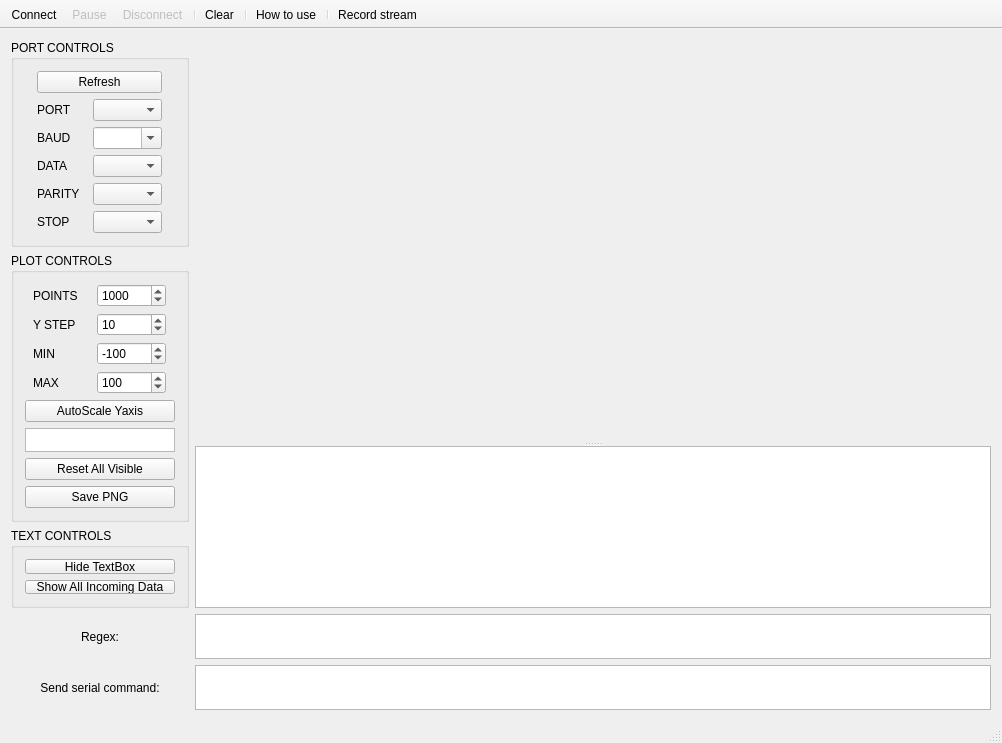
<?xml version="1.0" encoding="UTF-8"?>
<ui version="4.0">
 <class>MainWindow</class>
 <widget class="QMainWindow" name="MainWindow">
  <property name="geometry">
   <rect>
    <x>0</x>
    <y>0</y>
    <width>1002</width>
    <height>743</height>
   </rect>
  </property>
  <property name="minimumSize">
   <size>
    <width>840</width>
    <height>620</height>
   </size>
  </property>
  <property name="windowTitle">
   <string>MainWindow</string>
  </property>
  <widget class="QWidget" name="centralWidget">
   <layout class="QGridLayout" name="gridLayout_3">
    <item row="1" column="1">
     <widget class="QPlainTextEdit" name="regexTextBox">
      <property name="maximumSize">
       <size>
        <width>16777215</width>
        <height>45</height>
       </size>
      </property>
     </widget>
    </item>
    <item row="0" column="0">
     <layout class="QVBoxLayout" name="controlsLayout">
      <item>
       <widget class="QGroupBox" name="PortControlsBox">
        <property name="title">
         <string>PORT CONTROLS</string>
        </property>
        <property name="flat">
         <bool>false</bool>
        </property>
        <property name="checkable">
         <bool>false</bool>
        </property>
        <layout class="QGridLayout" name="gridLayout">
         <item row="0" column="0">
          <layout class="QVBoxLayout" name="verticalLayout_3">
           <item>
            <widget class="QPushButton" name="pushButton">
             <property name="text">
              <string>Refresh</string>
             </property>
            </widget>
           </item>
           <item>
            <layout class="QHBoxLayout" name="horizontalLayout">
             <item>
              <widget class="QLabel" name="labelPort">
               <property name="maximumSize">
                <size>
                 <width>50</width>
                 <height>16777215</height>
                </size>
               </property>
               <property name="text">
                <string>PORT</string>
               </property>
              </widget>
             </item>
             <item>
              <widget class="QComboBox" name="comboPort">
               <property name="sizePolicy">
                <sizepolicy hsizetype="Fixed" vsizetype="Fixed">
                 <horstretch>0</horstretch>
                 <verstretch>0</verstretch>
                </sizepolicy>
               </property>
               <property name="minimumSize">
                <size>
                 <width>69</width>
                 <height>0</height>
                </size>
               </property>
               <property name="maximumSize">
                <size>
                 <width>69</width>
                 <height>16777215</height>
                </size>
               </property>
              </widget>
             </item>
            </layout>
           </item>
           <item>
            <layout class="QHBoxLayout" name="horizontalLayout_2">
             <item>
              <widget class="QLabel" name="labelBaud">
               <property name="maximumSize">
                <size>
                 <width>50</width>
                 <height>16777215</height>
                </size>
               </property>
               <property name="text">
                <string>BAUD</string>
               </property>
              </widget>
             </item>
             <item>
              <widget class="QComboBox" name="comboBaud">
               <property name="sizePolicy">
                <sizepolicy hsizetype="Fixed" vsizetype="Fixed">
                 <horstretch>0</horstretch>
                 <verstretch>0</verstretch>
                </sizepolicy>
               </property>
               <property name="minimumSize">
                <size>
                 <width>69</width>
                 <height>0</height>
                </size>
               </property>
               <property name="maximumSize">
                <size>
                 <width>69</width>
                 <height>16777215</height>
                </size>
               </property>
               <property name="editable">
                <bool>true</bool>
               </property>
              </widget>
             </item>
            </layout>
           </item>
           <item>
            <layout class="QHBoxLayout" name="horizontalLayout_3">
             <item>
              <widget class="QLabel" name="labelData">
               <property name="maximumSize">
                <size>
                 <width>50</width>
                 <height>16777215</height>
                </size>
               </property>
               <property name="text">
                <string>DATA</string>
               </property>
              </widget>
             </item>
             <item>
              <widget class="QComboBox" name="comboData">
               <property name="sizePolicy">
                <sizepolicy hsizetype="Fixed" vsizetype="Fixed">
                 <horstretch>0</horstretch>
                 <verstretch>0</verstretch>
                </sizepolicy>
               </property>
               <property name="minimumSize">
                <size>
                 <width>69</width>
                 <height>0</height>
                </size>
               </property>
               <property name="maximumSize">
                <size>
                 <width>69</width>
                 <height>16777215</height>
                </size>
               </property>
              </widget>
             </item>
            </layout>
           </item>
           <item>
            <layout class="QHBoxLayout" name="horizontalLayout_4">
             <item>
              <widget class="QLabel" name="labelParity">
               <property name="maximumSize">
                <size>
                 <width>50</width>
                 <height>16777215</height>
                </size>
               </property>
               <property name="text">
                <string>PARITY</string>
               </property>
              </widget>
             </item>
             <item>
              <widget class="QComboBox" name="comboParity">
               <property name="sizePolicy">
                <sizepolicy hsizetype="Fixed" vsizetype="Fixed">
                 <horstretch>0</horstretch>
                 <verstretch>0</verstretch>
                </sizepolicy>
               </property>
               <property name="minimumSize">
                <size>
                 <width>69</width>
                 <height>0</height>
                </size>
               </property>
               <property name="maximumSize">
                <size>
                 <width>69</width>
                 <height>16777215</height>
                </size>
               </property>
              </widget>
             </item>
            </layout>
           </item>
           <item>
            <layout class="QHBoxLayout" name="horizontalLayout_5">
             <item>
              <widget class="QLabel" name="labelStop">
               <property name="maximumSize">
                <size>
                 <width>50</width>
                 <height>16777215</height>
                </size>
               </property>
               <property name="text">
                <string>STOP</string>
               </property>
              </widget>
             </item>
             <item>
              <widget class="QComboBox" name="comboStop">
               <property name="sizePolicy">
                <sizepolicy hsizetype="Fixed" vsizetype="Fixed">
                 <horstretch>0</horstretch>
                 <verstretch>0</verstretch>
                </sizepolicy>
               </property>
               <property name="minimumSize">
                <size>
                 <width>69</width>
                 <height>0</height>
                </size>
               </property>
               <property name="maximumSize">
                <size>
                 <width>69</width>
                 <height>16777215</height>
                </size>
               </property>
              </widget>
             </item>
            </layout>
           </item>
          </layout>
         </item>
        </layout>
       </widget>
      </item>
      <item>
       <widget class="QGroupBox" name="PlotControlsBox">
        <property name="title">
         <string>PLOT CONTROLS</string>
        </property>
        <layout class="QGridLayout" name="gridLayout_2">
         <item row="0" column="0">
          <layout class="QVBoxLayout" name="plotControlsLayout">
           <item>
            <layout class="QHBoxLayout" name="horizontalLayout_10">
             <item>
              <widget class="QLabel" name="pointsLabel">
               <property name="minimumSize">
                <size>
                 <width>50</width>
                 <height>0</height>
                </size>
               </property>
               <property name="maximumSize">
                <size>
                 <width>50</width>
                 <height>16777215</height>
                </size>
               </property>
               <property name="text">
                <string>POINTS</string>
               </property>
              </widget>
             </item>
             <item>
              <widget class="QSpinBox" name="spinPoints">
               <property name="minimumSize">
                <size>
                 <width>69</width>
                 <height>0</height>
                </size>
               </property>
               <property name="maximumSize">
                <size>
                 <width>69</width>
                 <height>16777215</height>
                </size>
               </property>
               <property name="minimum">
                <number>0</number>
               </property>
               <property name="maximum">
                <number>999999999</number>
               </property>
               <property name="singleStep">
                <number>10</number>
               </property>
               <property name="value">
                <number>1000</number>
               </property>
              </widget>
             </item>
            </layout>
           </item>
           <item>
            <layout class="QHBoxLayout" name="horizontalLayout_9">
             <item>
              <widget class="QLabel" name="labelYStep">
               <property name="minimumSize">
                <size>
                 <width>50</width>
                 <height>0</height>
                </size>
               </property>
               <property name="maximumSize">
                <size>
                 <width>50</width>
                 <height>16777215</height>
                </size>
               </property>
               <property name="text">
                <string>Y STEP</string>
               </property>
              </widget>
             </item>
             <item>
              <widget class="QSpinBox" name="spinYStep">
               <property name="minimumSize">
                <size>
                 <width>69</width>
                 <height>0</height>
                </size>
               </property>
               <property name="maximumSize">
                <size>
                 <width>69</width>
                 <height>16777215</height>
                </size>
               </property>
               <property name="minimum">
                <number>1</number>
               </property>
               <property name="maximum">
                <number>10000</number>
               </property>
               <property name="singleStep">
                <number>1</number>
               </property>
               <property name="value">
                <number>10</number>
               </property>
              </widget>
             </item>
            </layout>
           </item>
           <item>
            <layout class="QHBoxLayout" name="horizontalLayout_7">
             <item>
              <widget class="QLabel" name="label">
               <property name="minimumSize">
                <size>
                 <width>50</width>
                 <height>0</height>
                </size>
               </property>
               <property name="maximumSize">
                <size>
                 <width>50</width>
                 <height>16777215</height>
                </size>
               </property>
               <property name="text">
                <string>MIN</string>
               </property>
              </widget>
             </item>
             <item>
              <widget class="QSpinBox" name="spinAxesMin">
               <property name="minimumSize">
                <size>
                 <width>69</width>
                 <height>0</height>
                </size>
               </property>
               <property name="maximumSize">
                <size>
                 <width>69</width>
                 <height>16777215</height>
                </size>
               </property>
               <property name="minimum">
                <number>-65536</number>
               </property>
               <property name="maximum">
                <number>65536</number>
               </property>
               <property name="singleStep">
                <number>10</number>
               </property>
               <property name="value">
                <number>-100</number>
               </property>
              </widget>
             </item>
            </layout>
           </item>
           <item>
            <layout class="QHBoxLayout" name="horizontalLayout_8">
             <item>
              <widget class="QLabel" name="label_2">
               <property name="minimumSize">
                <size>
                 <width>50</width>
                 <height>0</height>
                </size>
               </property>
               <property name="maximumSize">
                <size>
                 <width>50</width>
                 <height>16777215</height>
                </size>
               </property>
               <property name="text">
                <string>MAX</string>
               </property>
              </widget>
             </item>
             <item>
              <widget class="QSpinBox" name="spinAxesMax">
               <property name="minimumSize">
                <size>
                 <width>69</width>
                 <height>0</height>
                </size>
               </property>
               <property name="maximumSize">
                <size>
                 <width>69</width>
                 <height>16777215</height>
                </size>
               </property>
               <property name="minimum">
                <number>-65536</number>
               </property>
               <property name="maximum">
                <number>65536</number>
               </property>
               <property name="singleStep">
                <number>10</number>
               </property>
               <property name="value">
                <number>100</number>
               </property>
              </widget>
             </item>
            </layout>
           </item>
           <item>
            <widget class="QPushButton" name="pushButton_AutoScale">
             <property name="sizeIncrement">
              <size>
               <width>0</width>
               <height>8</height>
              </size>
             </property>
             <property name="text">
              <string>AutoScale Yaxis</string>
             </property>
            </widget>
           </item>
           <item>
            <widget class="QListWidget" name="listWidget_Channels">
             <property name="sizePolicy">
              <sizepolicy hsizetype="Minimum" vsizetype="MinimumExpanding">
               <horstretch>0</horstretch>
               <verstretch>0</verstretch>
              </sizepolicy>
             </property>
             <property name="minimumSize">
              <size>
               <width>0</width>
               <height>0</height>
              </size>
             </property>
             <property name="maximumSize">
              <size>
               <width>150</width>
               <height>16777215</height>
              </size>
             </property>
             <property name="layoutDirection">
              <enum>Qt::LeftToRight</enum>
             </property>
             <property name="autoScroll">
              <bool>false</bool>
             </property>
             <property name="editTriggers">
              <set>QAbstractItemView::NoEditTriggers</set>
             </property>
             <property name="alternatingRowColors">
              <bool>true</bool>
             </property>
             <property name="selectionBehavior">
              <enum>QAbstractItemView::SelectItems</enum>
             </property>
             <property name="textElideMode">
              <enum>Qt::ElideMiddle</enum>
             </property>
             <property name="resizeMode">
              <enum>QListView::Adjust</enum>
             </property>
             <property name="modelColumn">
              <number>0</number>
             </property>
             <property name="selectionRectVisible">
              <bool>true</bool>
             </property>
            </widget>
           </item>
           <item>
            <widget class="QPushButton" name="pushButton_ResetVisible">
             <property name="text">
              <string>Reset All Visible</string>
             </property>
            </widget>
           </item>
           <item>
            <widget class="QPushButton" name="savePNGButton">
             <property name="text">
              <string>Save PNG</string>
             </property>
            </widget>
           </item>
          </layout>
         </item>
        </layout>
       </widget>
      </item>
      <item>
       <spacer name="verticalSpacer">
        <property name="orientation">
         <enum>Qt::Vertical</enum>
        </property>
        <property name="sizeHint" stdset="0">
         <size>
          <width>20</width>
          <height>40</height>
         </size>
        </property>
       </spacer>
      </item>
      <item>
       <widget class="QGroupBox" name="gridGroupBox">
        <property name="minimumSize">
         <size>
          <width>0</width>
          <height>80</height>
         </size>
        </property>
        <property name="title">
         <string>TEXT CONTROLS</string>
        </property>
        <layout class="QGridLayout" name="TextControlsBox">
         <item row="0" column="0">
          <layout class="QVBoxLayout" name="verticalLayout">
           <item>
            <widget class="QPushButton" name="pushButton_TextEditHide">
             <property name="text">
              <string>Hide TextBox</string>
             </property>
             <property name="checkable">
              <bool>true</bool>
             </property>
             <property name="checked">
              <bool>false</bool>
             </property>
            </widget>
           </item>
           <item>
            <widget class="QPushButton" name="pushButton_ShowallData">
             <property name="text">
              <string>Show All Incoming Data</string>
             </property>
             <property name="checkable">
              <bool>true</bool>
             </property>
            </widget>
           </item>
          </layout>
         </item>
        </layout>
       </widget>
      </item>
     </layout>
    </item>
    <item row="0" column="1">
     <layout class="QGridLayout" name="gridLayout_4">
      <item row="1" column="0">
       <widget class="QSplitter" name="splitter">
        <property name="sizePolicy">
         <sizepolicy hsizetype="Expanding" vsizetype="MinimumExpanding">
          <horstretch>0</horstretch>
          <verstretch>0</verstretch>
         </sizepolicy>
        </property>
        <property name="font">
         <font>
          <family>Consolas</family>
         </font>
        </property>
        <property name="frameShape">
         <enum>QFrame::NoFrame</enum>
        </property>
        <property name="orientation">
         <enum>Qt::Vertical</enum>
        </property>
        <property name="opaqueResize">
         <bool>true</bool>
        </property>
        <property name="handleWidth">
         <number>5</number>
        </property>
        <property name="childrenCollapsible">
         <bool>false</bool>
        </property>
        <widget class="QCustomPlot" name="plot" native="true">
         <property name="sizePolicy">
          <sizepolicy hsizetype="Preferred" vsizetype="Expanding">
           <horstretch>0</horstretch>
           <verstretch>0</verstretch>
          </sizepolicy>
         </property>
         <property name="minimumSize">
          <size>
           <width>0</width>
           <height>400</height>
          </size>
         </property>
        </widget>
        <widget class="QTextEdit" name="textEdit_UartWindow">
         <property name="sizePolicy">
          <sizepolicy hsizetype="Preferred" vsizetype="Minimum">
           <horstretch>0</horstretch>
           <verstretch>0</verstretch>
          </sizepolicy>
         </property>
         <property name="minimumSize">
          <size>
           <width>0</width>
           <height>150</height>
          </size>
         </property>
        </widget>
       </widget>
      </item>
      <item row="0" column="0">
       <spacer name="horizontalSpacer">
        <property name="orientation">
         <enum>Qt::Horizontal</enum>
        </property>
        <property name="sizeHint" stdset="0">
         <size>
          <width>40</width>
          <height>1</height>
         </size>
        </property>
       </spacer>
      </item>
     </layout>
    </item>
    <item row="1" column="0">
     <widget class="QLabel" name="label_3">
      <property name="text">
       <string>Regex:</string>
      </property>
      <property name="alignment">
       <set>Qt::AlignCenter</set>
      </property>
     </widget>
    </item>
    <item row="3" column="0">
     <widget class="QLabel" name="label_4">
      <property name="text">
       <string>Send serial command:</string>
      </property>
      <property name="alignment">
       <set>Qt::AlignCenter</set>
      </property>
     </widget>
    </item>
    <item row="3" column="1">
     <widget class="QPlainTextEdit" name="commandTextBox">
      <property name="minimumSize">
       <size>
        <width>0</width>
        <height>45</height>
       </size>
      </property>
      <property name="maximumSize">
       <size>
        <width>16777215</width>
        <height>45</height>
       </size>
      </property>
     </widget>
    </item>
   </layout>
  </widget>
  <widget class="QStatusBar" name="statusBar"/>
  <widget class="QToolBar" name="toolBar">
   <property name="windowTitle">
    <string>toolBar</string>
   </property>
   <property name="movable">
    <bool>false</bool>
   </property>
   <property name="allowedAreas">
    <set>Qt::TopToolBarArea</set>
   </property>
   <property name="floatable">
    <bool>false</bool>
   </property>
   <attribute name="toolBarArea">
    <enum>TopToolBarArea</enum>
   </attribute>
   <attribute name="toolBarBreak">
    <bool>false</bool>
   </attribute>
   <addaction name="actionConnect"/>
   <addaction name="actionPause_Plot"/>
   <addaction name="actionDisconnect"/>
   <addaction name="separator"/>
   <addaction name="actionClear"/>
   <addaction name="separator"/>
   <addaction name="actionHow_to_use"/>
   <addaction name="separator"/>
   <addaction name="actionRecord_stream"/>
  </widget>
  <action name="actionConnect">
   <property name="icon">
    <iconset resource="res/serial_port_plotter.qrc">
     <normaloff>:/serial_port_plotter/play_nor.png</normaloff>
     <normalon>:/serial_port_plotter/play_nor.png</normalon>
     <disabledoff>:/serial_port_plotter/play_dis.png</disabledoff>
     <disabledon>:/serial_port_plotter/play_dis.png</disabledon>
     <activeoff>:/serial_port_plotter/play_act.png</activeoff>
     <activeon>:/serial_port_plotter/play_act.png</activeon>
     <selectedoff>:/serial_port_plotter/play_act.png</selectedoff>
     <selectedon>:/serial_port_plotter/play_act.png</selectedon>:/serial_port_plotter/play_nor.png</iconset>
   </property>
   <property name="text">
    <string>Connect</string>
   </property>
   <property name="toolTip">
    <string>Connect to COM port</string>
   </property>
  </action>
  <action name="actionPause_Plot">
   <property name="enabled">
    <bool>false</bool>
   </property>
   <property name="icon">
    <iconset resource="res/serial_port_plotter.qrc">
     <normaloff>:/serial_port_plotter/pause_nor.png</normaloff>
     <normalon>:/serial_port_plotter/pause_nor.png</normalon>
     <disabledoff>:/serial_port_plotter/pause_dis.png</disabledoff>
     <disabledon>:/serial_port_plotter/pause_dis.png</disabledon>
     <activeoff>:/serial_port_plotter/pause_act.png</activeoff>
     <activeon>:/serial_port_plotter/pause_act.png</activeon>
     <selectedoff>:/serial_port_plotter/pause_act.png</selectedoff>
     <selectedon>:/serial_port_plotter/pause_act.png</selectedon>:/serial_port_plotter/pause_nor.png</iconset>
   </property>
   <property name="text">
    <string>Pause</string>
   </property>
   <property name="toolTip">
    <string>Pause plot</string>
   </property>
  </action>
  <action name="actionDisconnect">
   <property name="enabled">
    <bool>false</bool>
   </property>
   <property name="icon">
    <iconset resource="res/serial_port_plotter.qrc">
     <normaloff>:/serial_port_plotter/stop_nor.png</normaloff>
     <normalon>:/serial_port_plotter/stop_nor.png</normalon>
     <disabledoff>:/serial_port_plotter/stop_dis.png</disabledoff>
     <disabledon>:/serial_port_plotter/stop_dis.png</disabledon>
     <activeoff>:/serial_port_plotter/stop_act.png</activeoff>
     <activeon>:/serial_port_plotter/stop_act.png</activeon>
     <selectedoff>:/serial_port_plotter/stop_act.png</selectedoff>
     <selectedon>:/serial_port_plotter/stop_act.png</selectedon>:/serial_port_plotter/stop_nor.png</iconset>
   </property>
   <property name="text">
    <string>Disconnect</string>
   </property>
   <property name="toolTip">
    <string>Disconnect COM port</string>
   </property>
  </action>
  <action name="actionClear">
   <property name="enabled">
    <bool>true</bool>
   </property>
   <property name="icon">
    <iconset resource="res/serial_port_plotter.qrc">
     <normaloff>:/serial_port_plotter/clear_nor.png</normaloff>
     <normalon>:/serial_port_plotter/clear_nor.png</normalon>
     <disabledoff>:/serial_port_plotter/clear_dis.png</disabledoff>
     <disabledon>:/serial_port_plotter/clear_dis.png</disabledon>
     <activeoff>:/serial_port_plotter/clear_act.png</activeoff>
     <activeon>:/serial_port_plotter/clear_act.png</activeon>
     <selectedoff>:/serial_port_plotter/clear_act.png</selectedoff>
     <selectedon>:/serial_port_plotter/clear_act.png</selectedon>:/serial_port_plotter/clear_nor.png</iconset>
   </property>
   <property name="text">
    <string>Clear</string>
   </property>
   <property name="toolTip">
    <string>Clear plot data</string>
   </property>
  </action>
  <action name="actionHow_to_use">
   <property name="icon">
    <iconset resource="res/serial_port_plotter.qrc">
     <normaloff>:/serial_port_plotter/help_nor.png</normaloff>
     <normalon>:/serial_port_plotter/help_nor.png</normalon>
     <disabledoff>:/serial_port_plotter/help_dis.png</disabledoff>
     <disabledon>:/serial_port_plotter/help_dis.png</disabledon>
     <activeoff>:/serial_port_plotter/help_act.png</activeoff>
     <activeon>:/serial_port_plotter/help_act.png</activeon>
     <selectedoff>:/serial_port_plotter/help_act.png</selectedoff>
     <selectedon>:/serial_port_plotter/help_act.png</selectedon>:/serial_port_plotter/help_nor.png</iconset>
   </property>
   <property name="text">
    <string>How to use</string>
   </property>
  </action>
  <action name="actionRecord_stream">
   <property name="checkable">
    <bool>true</bool>
   </property>
   <property name="checked">
    <bool>false</bool>
   </property>
   <property name="enabled">
    <bool>true</bool>
   </property>
   <property name="icon">
    <iconset resource="res/serial_port_plotter.qrc">
     <normaloff>:/icons/line_icon_set/document.png</normaloff>
     <normalon>:/icons/line_icon_set_text/document.png</normalon>
     <disabledoff>:/icons/line_icon_set/document.png</disabledoff>:/icons/line_icon_set/document.png</iconset>
   </property>
   <property name="text">
    <string>Record stream</string>
   </property>
   <property name="toolTip">
    <string>Record the incoming data to a .csv file ( shortcut : s )</string>
   </property>
   <property name="shortcut">
    <string/>
   </property>
   <property name="visible">
    <bool>true</bool>
   </property>
  </action>
 </widget>
 <layoutdefault spacing="6" margin="11"/>
 <customwidgets>
  <customwidget>
   <class>QCustomPlot</class>
   <extends>QWidget</extends>
   <header location="global">qcustomplot/qcustomplot.h</header>
   <container>1</container>
  </customwidget>
 </customwidgets>
 <resources>
  <include location="res/serial_port_plotter.qrc"/>
 </resources>
 <connections/>
</ui>
